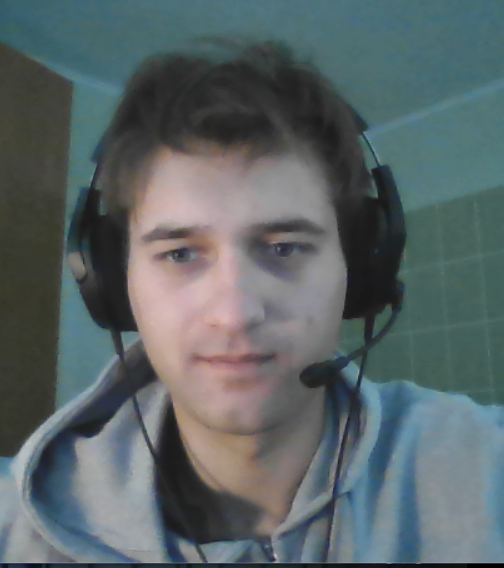
#> input picture BohdanDzyubanchuk.png, 504 x 568 px
$ python LR_8_task_3.py
#> lines starting #> are read from the running program, lines starting #| are printed output that depends on the picture
import cv2
import numpy as np
img = cv2.imread("BohdanDzyubanchuk.png")
#> img is the input picture: shape (568, 504, 3); mean B, G, R 103, 101.3, 90.5
print(img.shape)
#| (568, 504, 3)
# imgResize = cv2.resize(img,(1000,1000))
# print(imgResize.shape)
imgCropped = img[100:429,120:350]
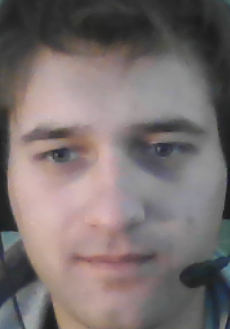
#> imgCropped: shape (329, 230, 3); mean B, G, R 111.2, 111.7, 121.7
cv2.imshow("Image",img)
#cv2.imshow("Image Resize",imgResize)
cv2.imshow("Image Cropped",imgCropped)
cv2.waitKey(0)

$ run again, with coins_2.JPG saved as BohdanDzyubanchuk.png
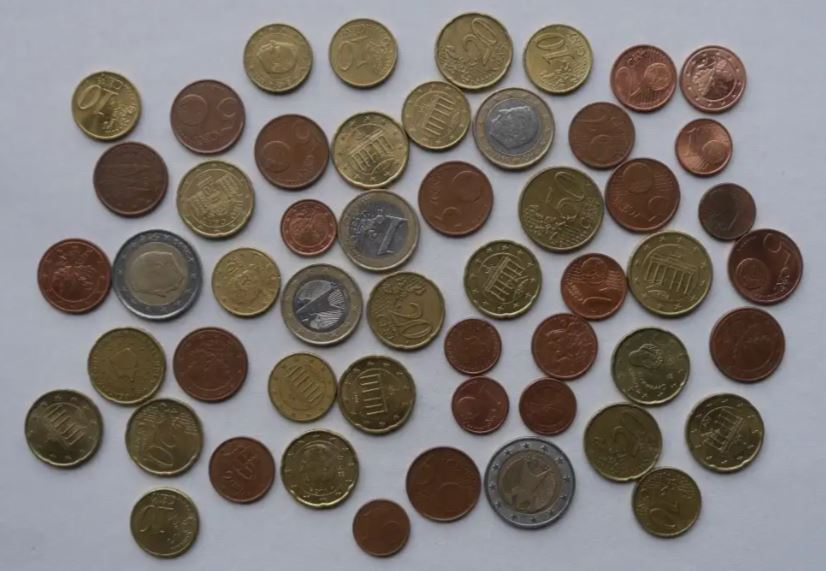
#> input picture coins_2.JPG, 826 x 571 px
#> img is the input picture: shape (571, 826, 3); mean B, G, R 114.7, 118.8, 125.6
#| (571, 826, 3)
#> `imgCropped = img[100:429,120:350]`:
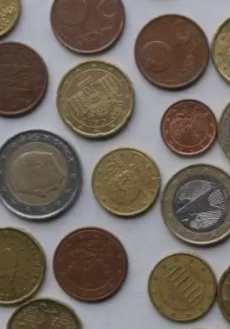
#> imgCropped: shape (329, 230, 3); mean B, G, R 94, 103.7, 114.2
